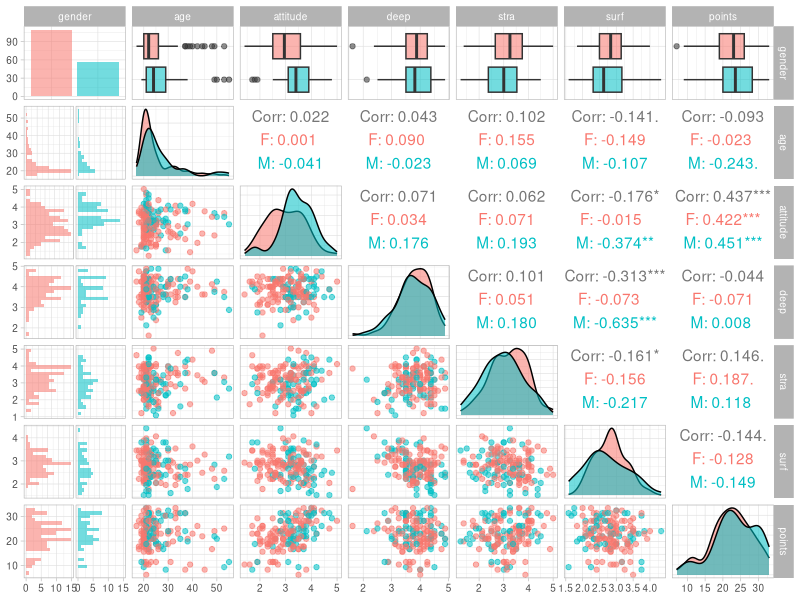
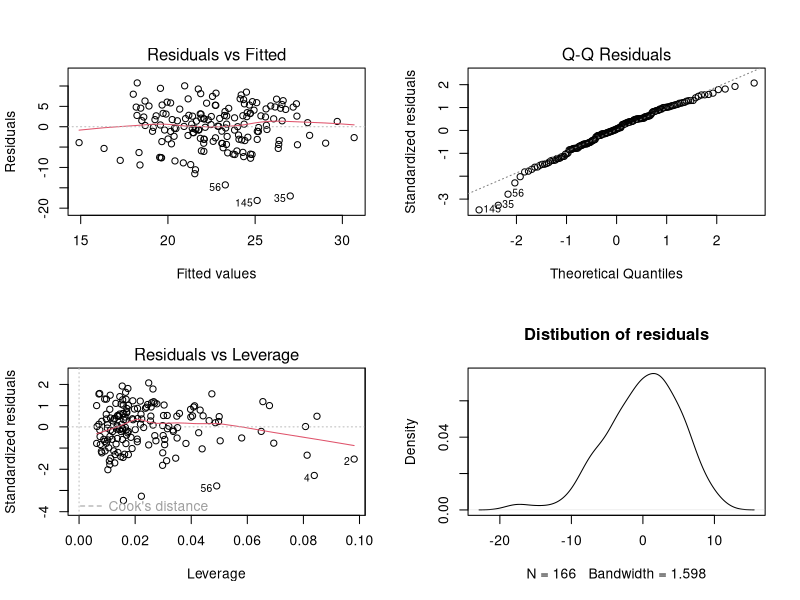

Here is the R script that generated these plots, in order:
## ---- chunk 1
learning2014 <- read.csv("data/learning2014.csv",row.names = "X")
dim(learning2014)
str(learning2014)
summary(learning2014)
## ---- chunk 2
library(ggplot2)
library(GGally)
theme_set(theme_light(base_size=9))
ggpairs(learning2014, mapping = aes(col = gender, alpha = 0.3), lower = list(combo = wrap("facethist", bins = 20)))
## ---- chunk 3
#model1 <- lm(points ~ deep + surf + gender, data = learning2014)
#remove unsignifficant variables and try a different model

#model2 <- lm(points ~ surf + age + stra, data = learning2014 )
#remove unsignifficant variables and try a different model

#model3 <- lm(points ~ surf + stra + attitude, data = learning2014 )
#remove unsignifficant variables and try a different model

#model4 <- lm(points ~ attitude + deep + gender, data = learning2014 )
#remove unsignifficant variables and try a different model

my_model <- lm(points ~ age + attitude + stra, data= learning2014)
summary(my_model)  
## ---- chunk 4
library(ggplot2)
par(mfrow = c(2,2))
plot(my_model, which(c(T,T,F,F,T,F)))


plot(density(my_model$residuals), main="Distibution of residuals")

